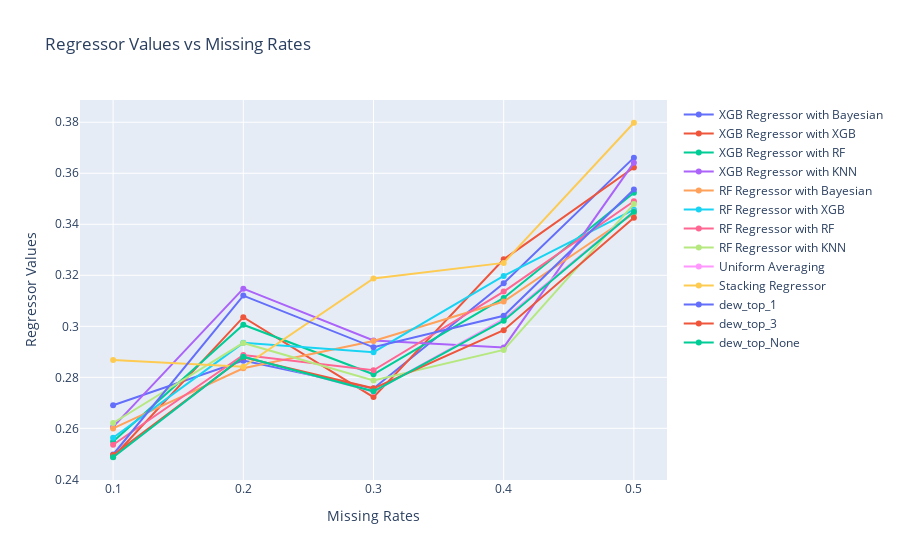

Write notebook code for a chart like this one.
### Code cell
import plotly.graph_objs as go
from plotly.offline import iplot

# Assuming 'df' is your DataFrame with 'missing rates' as the first column
# and the regressor values as subsequent columns.

# Initialize the plot with the layout
layout = go.Layout(
    title='Regressor Values vs Missing Rates',
    xaxis=dict(title='Missing Rates'),
    yaxis=dict(title='Regressor Values'),
    hovermode='closest'
)

# Create an empty list to hold all the plot traces
traces = []

# Create a trace for each regressor column
for column in df.columns[1:]:  # Exclude the 'missing rates' column
    trace = go.Scatter(
        x=df['missing rates'],
        y=df[column],
        name=column,
        mode='lines+markers',  # Lines with markers at data points
        hoverinfo='name+y+x'  # Show regressor name, y and x values on hover
    )
    traces.append(trace)

# Combine the layout and traces to create a figure
fig = go.Figure(data=traces, layout=layout)
%pip install nbformat>=4.2.0

# Render the plot in the notebook
iplot(fig)

### Figure 1 — Plotly figure (JSON) as saved in the notebook; plotly's stock layout.template omitted (floating-point values rounded to 4 significant figures)
{"data": [{"hoverinfo": "name+y+x", "mode": "lines+markers", "name": "XGB Regressor with Bayesian", "type": "scatter", "x": [0.1, 0.2, 0.3, 0.4, 0.5], "y": [0.269, 0.2865, 0.2756, 0.3168, 0.3661]}, {"hoverinfo": "name+y+x", "mode": "lines+markers", "name": "XGB Regressor with XGB", "type": "scatter", "x": [0.1, 0.2, 0.3, 0.4, 0.5], "y": [0.2488, 0.3036, 0.2722, 0.3263, 0.3623]}, {"hoverinfo": "name+y+x", "mode": "lines+markers", "name": "XGB Regressor with RF", "type": "scatter", "x": [0.1, 0.2, 0.3, 0.4, 0.5], "y": [0.2549, 0.3006, 0.2812, 0.3111, 0.3523]}, {"hoverinfo": "name+y+x", "mode": "lines+markers", "name": "XGB Regressor with KNN", "type": "scatter", "x": [0.1, 0.2, 0.3, 0.4, 0.5], "y": [0.2606, 0.3148, 0.2944, 0.2917, 0.3641]}, {"hoverinfo": "name+y+x", "mode": "lines+markers", "name": "RF Regressor with Bayesian", "type": "scatter", "x": [0.1, 0.2, 0.3, 0.4, 0.5], "y": [0.26, 0.2835, 0.2943, 0.3097, 0.3442]}, {"hoverinfo": "name+y+x", "mode": "lines+markers", "name": "RF Regressor with XGB", "type": "scatter", "x": [0.1, 0.2, 0.3, 0.4, 0.5], "y": [0.2563, 0.2935, 0.2899, 0.3198, 0.3457]}, {"hoverinfo": "name+y+x", "mode": "lines+markers", "name": "RF Regressor with RF", "type": "scatter", "x": [0.1, 0.2, 0.3, 0.4, 0.5], "y": [0.2535, 0.2887, 0.2828, 0.3136, 0.349]}, {"hoverinfo": "name+y+x", "mode": "lines+markers", "name": "RF Regressor with KNN", "type": "scatter", "x": [0.1, 0.2, 0.3, 0.4, 0.5], "y": [0.2621, 0.2935, 0.2788, 0.2907, 0.3479]}, {"hoverinfo": "name+y+x", "mode": "lines+markers", "name": "Uniform Averaging", "type": "scatter", "x": [0.1, 0.2, 0.3, 0.4, 0.5], "y": [0.2487, 0.2881, 0.2744, 0.3029, 0.345]}, {"hoverinfo": "name+y+x", "mode": "lines+markers", "name": "Stacking Regressor", "type": "scatter", "x": [0.1, 0.2, 0.3, 0.4, 0.5], "y": [0.2868, 0.2841, 0.3188, 0.3249, 0.3798]}, {"hoverinfo": "name+y+x", "mode": "lines+markers", "name": "dew_top_1", "type": "scatter", "x": [0.1, 0.2, 0.3, 0.4, 0.5], "y": [0.2497, 0.312, 0.2918, 0.3041, 0.3536]}, {"hoverinfo": "name+y+x", "mode": "lines+markers", "name": "dew_top_3", "type": "scatter", "x": [0.1, 0.2, 0.3, 0.4, 0.5], "y": [0.2496, 0.2879, 0.2757, 0.2985, 0.3426]}, {"hoverinfo": "name+y+x", "mode": "lines+markers", "name": "dew_top_None", "type": "scatter", "x": [0.1, 0.2, 0.3, 0.4, 0.5], "y": [0.2487, 0.2881, 0.2745, 0.3022, 0.3449]}], "layout": {"hovermode": "closest", "title": {"text": "Regressor Values vs Missing Rates"}, "xaxis": {"title": {"text": "Missing Rates"}}, "yaxis": {"title": {"text": "Regressor Values"}}}}
